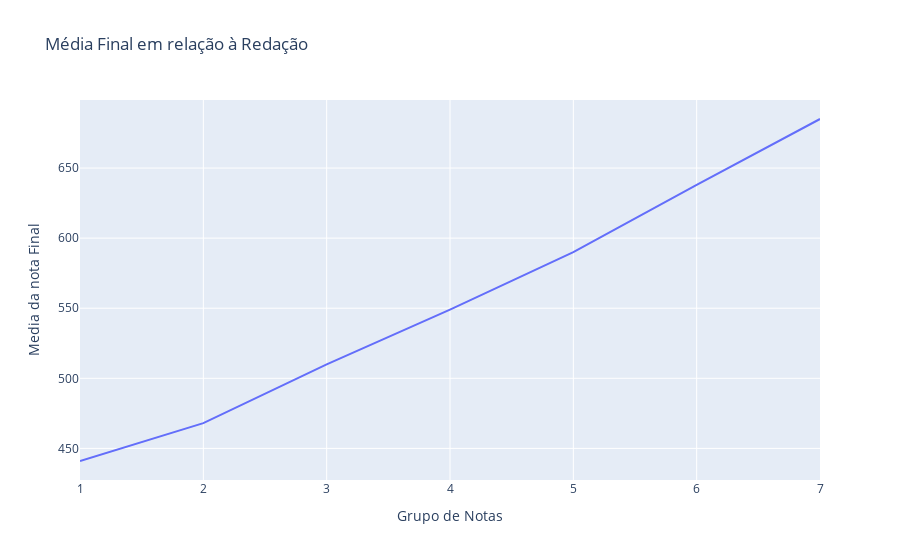

Write notebook code for a chart like this one.
### Code cell
dados_linha = {
    'Grupo de Notas': [1, 2,3,4,5,6,7],
    'Media da nota Final': [441, 468,510, 549,590,638,685]
}

df_linha = pd.DataFrame(dados_linha)

fig = px.line(df_linha, x='Grupo de Notas', y='Media da nota Final', title='Média Final em relação à Redação')

fig.show()

### Figure 1 — Plotly figure (JSON) as saved in the notebook; plotly's stock layout.template omitted (floating-point values rounded to 4 significant figures)
{"data": [{"hovertemplate": "Grupo de Notas=%{x}<br>Media da nota Final=%{y}<extra></extra>", "legendgroup": "", "line": {"color": "#636efa", "dash": "solid"}, "marker": {"symbol": "circle"}, "mode": "lines", "name": "", "orientation": "v", "showlegend": false, "type": "scatter", "x": [1, 2, 3, 4, 5, 6, 7], "xaxis": "x", "y": [441, 468, 510, 549, 590, 638, 685], "yaxis": "y"}], "layout": {"legend": {"tracegroupgap": 0}, "title": {"text": "Média Final em relação à Redação"}, "xaxis": {"anchor": "y", "domain": [0, 1], "title": {"text": "Grupo de Notas"}}, "yaxis": {"anchor": "x", "domain": [0, 1], "title": {"text": "Media da nota Final"}}}}
